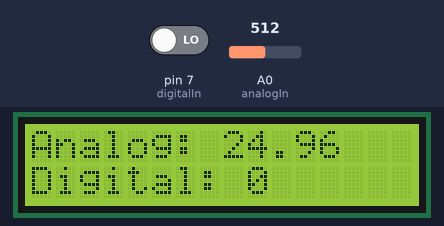
A sketch run on a simulated Arduino Uno, built with avr-gcc and run on an emulated ATmega328P. Shown: 16×2 character LCD. The test bench sets the inputs (shaded band); at power-on: A0 (analogIn) = 512, pin 7 (digitalIn) LOW. What the sketch prints to the serial monitor is not drawn.

Above: at 2.2 s.
2.3 s: A0 (analogIn) set to 900
At 4.2 s:
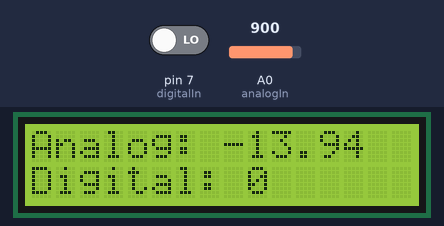
4.7 s: pin 7 (digitalIn) driven HIGH
At 6.6 s:
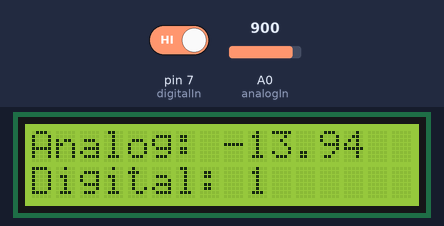
6.9 s: A0 (analogIn) set to 1023
At 7.9 s:
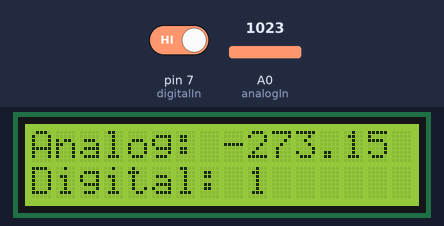
9.1 s: pin 7 (digitalIn) driven LOW
At 10.1 s:
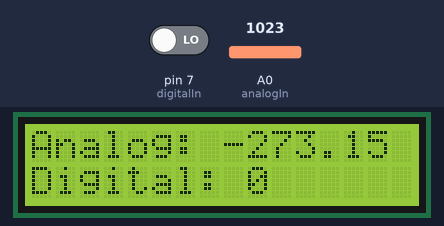
11.2 s: A0 (analogIn) set to 716
At 12.4 s:
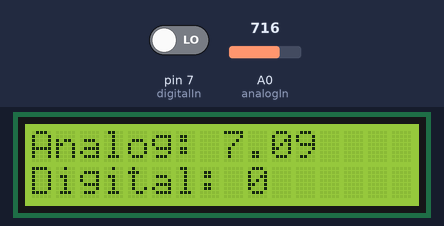
Timing chart, 0 to 14.2 s (numbered marks = the images above; inputs shaded):
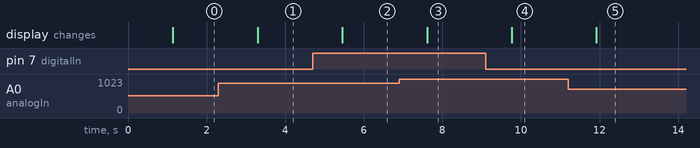

Measured:
- after the input at 2.3 s, the display: changes after 1.0 s (image 1)
- after the input at 4.7 s, the display: changes after 0.76 s (image 2)
- after the input at 6.9 s, the display: changes after 0.71 s (image 3)
- after the input at 9.1 s, the display: changes after 0.66 s (image 4)
- after the input at 11.2 s, the display: changes after 0.71 s (image 5)

The sketch:

Arduino_101_KY_028_JHD162A.ino
```cpp
/*
  Name:     TemperatureSensor-KY-028
  Author:   Sampreet Kalita
  Created:  2017/08/18
*/

// include the lcd library
#include<math.h>
#include<LiquidCrystal.h>

// resistance at 25 degrees C
#define THERMISTORNOMINAL 10000
// temperature for nominal resistance (almost always 25 C)
#define TEMPERATURENOMINAL 25
// The beta coefficient of the thermistor (usually 3000-4000)
#define BCOEFFICIENT 3950
// the value of the 'other' resistor
#define SERIESRESISTOR 10000

// initialize the library
LiquidCrystal lcd(12, 11, 5, 4, 3, 2);

// initialize the pin numbers used for the sensor
const int analogIn = A0;  // X-axis signal
const int digitalIn = 7; // button signal

// declare the variables
double analogTemp;
int digitalTemp;
int i;

// code for initial setup
void setup()
{
  // set the serail communication baud
  Serial.begin(9600);
  // set up the number of columns and rows
  lcd.begin(16, 2);

  // display the welcome message with the custom character
  lcd.print("Temperature ");
  lcd.setCursor(0, 1);
  lcd.print("Sensor");

  // declare the signal pin from sensor as input
  pinMode(analogIn, INPUT);
  pinMode(digitalIn, INPUT);

  Serial.println("Initialized.");
  delay (1000);
}

// code to run repeatedly
void loop()
{
  // get the pooled value of readings
  double average = 0;
  for (i=0; i<5; i++)
  {
    average += analogRead(analogIn);
    delay(10);
  }
  average /= 5;
  Serial.print("Average analog reading ");
  Serial.println(average);

  // convert the value to resistance
  average = 1023 / average - 1;
  average = SERIESRESISTOR / average;
  Serial.print("Thermistor resistance ");
  Serial.println(average);

  float steinhart;
  steinhart = average / THERMISTORNOMINAL;     // (R/Ro)
  steinhart = log(steinhart);                  // ln(R/Ro)
  steinhart /= BCOEFFICIENT;                   // 1/B * ln(R/Ro)
  steinhart += 1.0 / (TEMPERATURENOMINAL + 273.15); // + (1/To)
  steinhart = 1.0 / steinhart;                 // Invert
  steinhart -= 273.15;                         // convert to C

  Serial.print("Temperature ");
  Serial.print(steinhart);
  Serial.println(" *C");

  analogTemp = steinhart;
  digitalTemp = digitalRead(digitalIn);

  PrintTemperature();
  delay(1000);
}

// function to print the heart beat message
void PrintTemperature()
{
  lcd.clear();
  lcd.print("Analog: ");
  lcd.print(analogTemp);
  lcd.setCursor(0, 1);
  lcd.print("Digital: ");
  lcd.print(digitalTemp);
}
```
